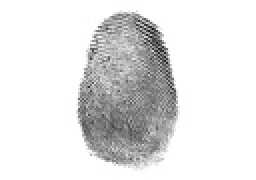
%> input picture assignment-4/Fingerprint.jpg, 128 x 90 px, shrunk from 2048 x 1432 before the run (shown 2 times larger)
$ octave assignment_4.m   (GNU Octave 9; MATLAB toolbox functions it lacks are replaced by stand-ins)
%> lines starting %> are read from the running program, lines starting %| are printed output that depends on the picture
%NAME: Krishna Kodali
%INST: IIT Bhubaneswar
%DATE: 23/10/2020
%CATEGORY: BTech
%BRANCH: Computer Science
%Roll Number: 17CS01008
% Assignment-04
% Image Restoration using Mean & Median Filtering
%Removing previous Buffer
clc;clear;close all;

%%
%Question-1: Removing Salt & Pepper noise using Median Filtering

%Taing an image and adding Salt & Pepper Noise
Image = imread("Fingerprint.jpg");
%> Image is the input picture: size 90x128 uint8; min 20, max 255, mean 226.9
N_Image = imnoise(Image, "salt & pepper");
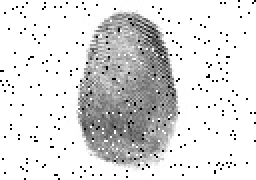
%> N_Image: size 90x128 uint8 (shown 2 times larger); min 0, max 255, mean 221.4

figure
subplot(2,3,2),
imshow(Image),
title("Input Image");
subplot(2,3,4),
imshow(N_Image),
title("Noisy Image with Salt& Pepper Noise");
sgtitle("Images before & after adding noise");

[p, q] = size(Image);
%> p = 90; q = 128
M_Image = zeros(p, q);
for i = 2 : (p - 1)
    for j = 2 : (q - 1)
        subImage = N_Image(i - 1 : i + 1, j - 1 : j + 1);
        M_Image(i, j) = median(subImage(:));
    end
end
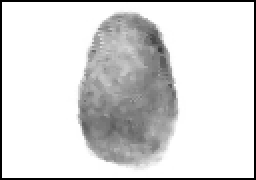
%> M_Image: size 90x128 double (shown 2 times larger); min 0, max 255, mean 217.7

subplot(2,3,6), imshow(uint8(M_Image)),
title('After Median Filtered');
sgtitle('Median Filtering');

%%
%Question-2:Using contraharmonic mean filtering to remove Noise.
%           Show the effect of wrong choice of polarity in the order Q
CF_1 = ContraHM(N_Image, -3);
%> after the loop in ContraHM, `for i = 2 : (p - 1)`:
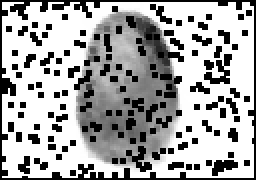
%> C_Filter: size 90x128 double (shown 2 times larger); min 0, max 255, mean 166.1
CF_2 = ContraHM(N_Image, -2);
CF_3 = ContraHM(N_Image, 0);
%> call 3 of ContraHM, with Q = 0
%> after the loop in ContraHM (call 3), `for i = 2 : (p - 1)`:
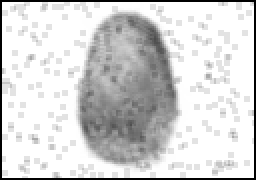
%> C_Filter: size 90x128 double (shown 2 times larger); min 0, max 255, mean 212.2
CF_4 = ContraHM(N_Image, 1);
%> call 4 of ContraHM, with Q = 1
%> after the loop in ContraHM (call 4), `for i = 2 : (p - 1)`:
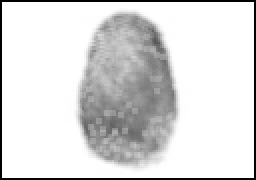
%> C_Filter: size 90x128 double (shown 2 times larger); min 0, max 255, mean 219.8
CF_5 = ContraHM(N_Image, 2);

figure
subplot(2, 3, 1), imshow(N_Image),
title('Noisy Image');
subplot(2, 3, 2), imshow(uint8(CF_1)),
title('Q = -3');
subplot(2, 3, 3), imshow(uint8(CF_2)),
title('Q = -1');
subplot(2, 3, 4), imshow(uint8(CF_3)),
title('Q = 0');
subplot(2, 3, 5), imshow(uint8(CF_4)),
title('Q = 1');
subplot(2, 3, 6), imshow(uint8(CF_5)),
title('Q = 2');
sgtitle('Contraharmonic mean filter');

function C_Filter = ContraHM(N_Image, Q)
    [p, q] = size(N_Image);
    C_Filter = zeros(p, q);
    for i = 2 : (p - 1)
        for j = 2 : (q - 1)
            subImage = double(N_Image(i - 1 : i + 1, j - 1 : j +1));
            Num = subImage .^ (Q + 1);
            Denum = subImage .^ (Q);
            C_Filter(i, j) = uint8((sum(Num(:))) / (sum(Denum(:))));
        end
    end
end
